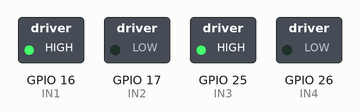
This sketch was run on a simulated ESP32. Shown: switched loads named in the sketch (green lamp = pin HIGH).

Above: at 0.1 s.
Timing chart, 0 to 1.6 s (numbered marks = the images above):
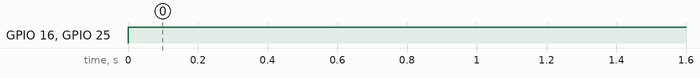

The sketch:

PROJECT_ROBOT_TANK_BABI.ino
```cpp
int TRG1 = 12;
int ECHO1 = 13;
int TRG2 = 32;
int ECHO2 = 33;
int TRG3 = 18;
int ECHO3 = 19;

int IN1 = 16;
int IN2 = 17;
int IN3 = 25;
int IN4 = 26;

const int frequency = 0;
const int pwm_channel = 0;
const int resolution = 0;

void setup() {
pinMode(TRG1, INPUT);
pinMode(ECHO1, OUTPUT);
pinMode(TRG1, INPUT);
pinMode(ECHO2, OUTPUT);
pinMode(TRG1, INPUT);
pinMode(ECHO3, OUTPUT);


  pinMode(IN1, OUTPUT);
  pinMode(IN2, OUTPUT);
  pinMode(IN3, OUTPUT);
  pinMode(IN4, OUTPUT);
  digitalWrite(IN1, LOW);
  digitalWrite(IN2, LOW);
  digitalWrite(IN3, LOW);
  digitalWrite(IN4, LOW);

  ledcSetup(pwm_channel, frequency, resolution);

}

void loop() {
  setDirection();
  delay(1000);
}

void setDirection() {

  ledcWrite(pwm_channel, 255);

  digitalWrite(IN1, HIGH);
  digitalWrite(IN2, LOW);
  digitalWrite(IN3, HIGH);
  digitalWrite(IN4, LOW);
  delay(1000);

}
```

Measured:
- by itself, GPIO 16 (IN1), GPIO 25 (IN3): LOW → HIGH at 0.00 s
